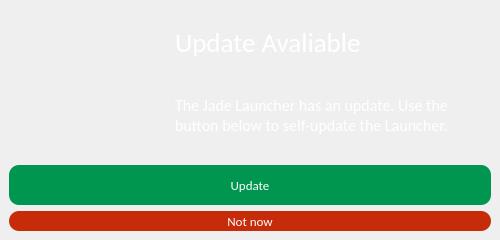
<?xml version="1.0" encoding="UTF-8"?>
<ui version="4.0">
 <class>MainWindow</class>
 <widget class="QMainWindow" name="MainWindow">
  <property name="geometry">
   <rect>
    <x>0</x>
    <y>0</y>
    <width>500</width>
    <height>240</height>
   </rect>
  </property>
  <property name="minimumSize">
   <size>
    <width>444</width>
    <height>240</height>
   </size>
  </property>
  <property name="maximumSize">
   <size>
    <width>16777215</width>
    <height>16777215</height>
   </size>
  </property>
  <property name="windowTitle">
   <string>Jade Launcher | Update Avaliable</string>
  </property>
  <property name="windowIcon">
   <iconset resource="../assets.qrc">
    <normaloff>:/icons/assets/icons/jadeIcon.png</normaloff>:/icons/assets/icons/jadeIcon.png</iconset>
  </property>
  <property name="styleSheet">
   <string notr="true">QMainWindow {
	border-image: url(:/backgrounds/assets/backgrounds/background.png) 0 0 0 0 stretch stretch;
}
</string>
  </property>
  <widget class="QWidget" name="centralwidget">
   <layout class="QGridLayout" name="gridLayout">
    <item row="0" column="0">
     <layout class="QVBoxLayout" name="verticalLayout_2">
      <item>
       <layout class="QHBoxLayout" name="horizontalLayout">
        <item>
         <widget class="QLabel" name="label">
          <property name="minimumSize">
           <size>
            <width>150</width>
            <height>25</height>
           </size>
          </property>
          <property name="maximumSize">
           <size>
            <width>150</width>
            <height>25</height>
           </size>
          </property>
          <property name="text">
           <string/>
          </property>
          <property name="pixmap">
           <pixmap resource="../assets.qrc">:/logos/assets/logos/Jade Launcher.png</pixmap>
          </property>
          <property name="scaledContents">
           <bool>true</bool>
          </property>
         </widget>
        </item>
        <item>
         <spacer name="horizontalSpacer">
          <property name="orientation">
           <enum>Qt::Horizontal</enum>
          </property>
          <property name="sizeType">
           <enum>QSizePolicy::Fixed</enum>
          </property>
          <property name="sizeHint" stdset="0">
           <size>
            <width>10</width>
            <height>20</height>
           </size>
          </property>
         </spacer>
        </item>
        <item>
         <layout class="QVBoxLayout" name="verticalLayout">
          <item>
           <widget class="QLabel" name="label_2">
            <property name="font">
             <font>
              <family>Calibri</family>
              <pointsize>20</pointsize>
              <weight>50</weight>
              <italic>false</italic>
              <bold>false</bold>
             </font>
            </property>
            <property name="styleSheet">
             <string notr="true">color: white;
text-align: left;
font: 20pt &quot;Calibri&quot;;</string>
            </property>
            <property name="text">
             <string>Update Avaliable</string>
            </property>
           </widget>
          </item>
          <item>
           <widget class="QLabel" name="label_3">
            <property name="font">
             <font>
              <family>Calibri</family>
              <pointsize>14</pointsize>
              <weight>50</weight>
              <italic>false</italic>
              <bold>false</bold>
             </font>
            </property>
            <property name="styleSheet">
             <string notr="true">color: white;
text-align: left;
font: 14pt &quot;Calibri&quot;;</string>
            </property>
            <property name="text">
             <string>&lt;html&gt;&lt;head/&gt;&lt;body&gt;&lt;p&gt;&lt;span style=&quot; font-size:12pt;&quot;&gt;The Jade Launcher has an update. Use the button below to self-update the Launcher.&lt;/span&gt;&lt;/p&gt;&lt;/body&gt;&lt;/html&gt;</string>
            </property>
            <property name="scaledContents">
             <bool>true</bool>
            </property>
            <property name="wordWrap">
             <bool>true</bool>
            </property>
           </widget>
          </item>
         </layout>
        </item>
       </layout>
      </item>
      <item>
       <spacer name="verticalSpacer">
        <property name="orientation">
         <enum>Qt::Vertical</enum>
        </property>
        <property name="sizeType">
         <enum>QSizePolicy::Fixed</enum>
        </property>
        <property name="sizeHint" stdset="0">
         <size>
          <width>20</width>
          <height>10</height>
         </size>
        </property>
       </spacer>
      </item>
      <item>
       <widget class="QPushButton" name="update">
        <property name="minimumSize">
         <size>
          <width>0</width>
          <height>40</height>
         </size>
        </property>
        <property name="font">
         <font>
          <family>Calibri</family>
          <pointsize>10</pointsize>
          <weight>50</weight>
          <italic>false</italic>
          <bold>false</bold>
         </font>
        </property>
        <property name="styleSheet">
         <string notr="true">QPushButton {
	background-color: rgb(0, 150, 80);
	border-color: rgb(0, 255, 0);
	border-radius: 10px;
	font: 10pt &quot;Calibri&quot;;
	
	color: rgb(255, 255, 255);
}

QPushButton:hover {
	background-color: rgb(0, 170, 100);
}

QPushButton:pressed {
	
	background-color: rgb(0, 200, 120);
}</string>
        </property>
        <property name="text">
         <string>Update</string>
        </property>
       </widget>
      </item>
      <item>
       <widget class="QPushButton" name="notNow">
        <property name="minimumSize">
         <size>
          <width>0</width>
          <height>20</height>
         </size>
        </property>
        <property name="font">
         <font>
          <family>Calibri</family>
          <pointsize>10</pointsize>
          <weight>50</weight>
          <italic>false</italic>
          <bold>false</bold>
         </font>
        </property>
        <property name="styleSheet">
         <string notr="true">QPushButton {
	background-color: rgb(198, 44, 10);
	border-color: rgb(0, 255, 0);
	border-radius: 10px;
	font: 10pt &quot;Calibri&quot;;
	
	color: rgb(255, 255, 255);
}

QPushButton:hover {
	background-color: rgb(220, 55, 20);
}

QPushButton:pressed {
	
	background-color: rgb(176, 45, 16);
}</string>
        </property>
        <property name="text">
         <string>Not now</string>
        </property>
       </widget>
      </item>
     </layout>
    </item>
   </layout>
  </widget>
 </widget>
 <resources>
  <include location="../assets.qrc"/>
 </resources>
 <connections/>
</ui>
